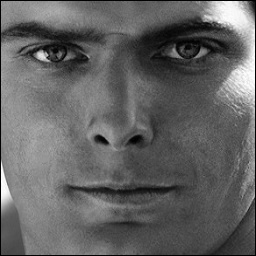
#> input picture 1.base/5.滤波器/images/1.png, 256 x 256 px
$ jupyter execute '2.中值滤波器.ipynb'
#> lines starting #> are read from the running program, lines starting #| are printed output that depends on the picture
[cell 1]
"""
中值滤波器的原理与均值滤波器非常相似，唯一的不同就是不计算像素的平均值，而是将所有像素值排序，把最中间的像素值取出，赋值给核心像素。
OpenCV将中值滤波器封装成medianBlur()方法，其语法如下：

     dst = cv2.medianBlur(src, ksize)
参数说明：

　src：被处理的图像。
　ksize：滤波核的边长，必须是大于1的奇数，如3、5、7等。该方法根据此边长自动创建一个正方形的滤波核。
返回值说明：

　dst：经过中值滤波处理之后的图像。

"""
import matplotlib.pyplot as plt
import matplotlib
import cv2
matplotlib.rcParams['font.sans-serif'] = ['SimHei']  # 设置中文字体为黑体
matplotlib.rcParams['axes.unicode_minus'] = False  # 解决负号显示问题
image=cv2.imread("./images/1.png");
#> image is the input picture: shape (256, 256, 3); min 0, max 255, mean 98.8
plt.subplot(221)
plt.title("原始图")
plt.imshow(cv2.cvtColor(image, cv2.COLOR_BGR2RGB))
plt.subplot(222)
plt.title("滤波核(3,3)")
plt.imshow(cv2.cvtColor(cv2.medianBlur(image,3), cv2.COLOR_BGR2RGB))
plt.subplot(223)
plt.title("滤波核(5,5)")
plt.imshow(cv2.cvtColor(cv2.medianBlur(image,5), cv2.COLOR_BGR2RGB))
plt.subplot(224)
plt.title("滤波核(9,9)")
plt.imshow(cv2.cvtColor(cv2.medianBlur(image,9), cv2.COLOR_BGR2RGB))
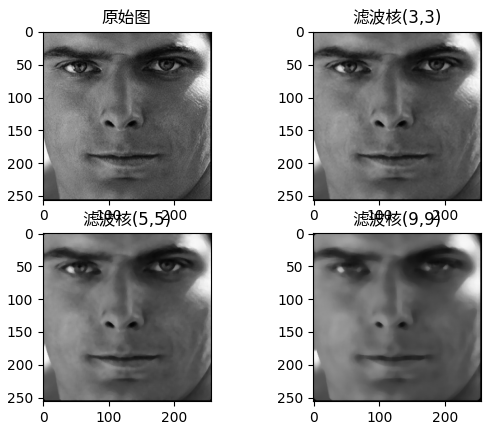
#> figure drawn by matplotlib, 4 panels
